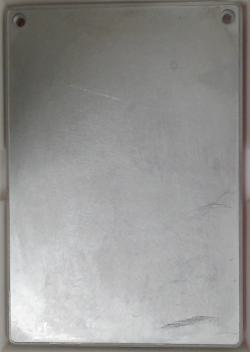
#> input picture ssd_frames/ssd_01.jpg, 250 x 352 px; its folder holds only this picture in this run
$ python final_project_main.py   (older library calls are emulated)
#> lines starting #> are read from the running program, lines starting #| are printed output that depends on the picture; after the words box and inside, x2 and y2 are one past the last pixel; in counts of white or black regions, pixels touching at a corner belong together
import cv2
import numpy as np
import matplotlib.pyplot as plt
import os
import glob

# ==========================================
# 1. UTILITIES & METRICS
# ==========================================

def create_combined_mask(shape, border_pct=0.05, corner_pct=0.15):
    """
    Creates a mask that zeros out borders (edge noise) and corners (screw holes).
    """
    h, w = shape[:2]
    mask = np.ones((h, w), dtype=np.float32)

    # 1. Mask Borders
    b_h, b_w = int(h * border_pct), int(w * border_pct)
    mask[0:b_h, :] = 0; mask[h-b_h:h, :] = 0
    mask[:, 0:b_w] = 0; mask[:, w-b_w:w] = 0

    # 2. Mask Corners
    c_h, c_w = int(h * corner_pct), int(w * corner_pct)
    mask[0:c_h, 0:c_w] = 0;       mask[0:c_h, w-c_w:w] = 0
    mask[h-c_h:h, 0:c_w] = 0;     mask[h-c_h:h, w-c_w:w] = 0

    return mask

def load_ssd_image(path):
#> called with path = './ssd_frames/ssd_01.jpg'
    img = cv2.imread(path)
#> img is the input picture: shape (352, 250, 3); mean B, G, R 146.2, 147.9, 148.6
    if img is None: return None, None
    gray = cv2.cvtColor(img, cv2.COLOR_BGR2GRAY)
    return img, gray

def compute_hr_far(pred_mask, gt_mask):
    """
    Computes Hit Rate (HR) and False Alarm Rate (FAR).
    """
    if gt_mask is None: return 0.0, 0.0

    if pred_mask.shape != gt_mask.shape:
        gt_mask = cv2.resize(gt_mask, (pred_mask.shape[1], pred_mask.shape[0]), interpolation=cv2.INTER_NEAREST)

    pred = (pred_mask > 0)
    gt = (gt_mask > 0)

    tp = np.logical_and(pred, gt).sum()
    fn = np.logical_and(~pred, gt).sum()
    fp = np.logical_and(pred, ~gt).sum()
    neg = (~gt).sum()

    hr = tp / (tp + fn + 1e-8)
    far = fp / (neg + 1e-8)
    return hr, far

def compute_confidence_score(saliency_map, prediction_mask):
    """
    Computes Contrast-to-Noise Ratio (CNR).
    """
    if np.sum(prediction_mask) == 0: return 0.0
    defect_pixels = saliency_map[prediction_mask > 0]
    bg_pixels = saliency_map[prediction_mask == 0]
    if len(bg_pixels) == 0: return 0.0

    # Avoid division by zero
    std_bg = np.std(bg_pixels)
    if std_bg < 1e-6: std_bg = 1e-6

    return (np.mean(defect_pixels) - np.mean(bg_pixels)) / std_bg

def classify_defect(cnr):
    """
    Classifies panel status based on Confidence Score.
    Returns: Status String, Color Tuple (R,G,B) for visualization.
    """
    if cnr < 1.5:
        return "CLEAN", (0, 255, 0) # Green
    elif cnr < 6.0:
        return "NOT SURE", (0, 255, 255) # Yellow
    else:
        return "SCRATCH DETECTED", (0, 0, 255) # Red

# ==========================================
# 2. BASELINE METHOD (Hou & Zhang 2007)
# ==========================================

def paper_baseline_method(gray, use_mask=False):
    """
    Strict implementation: Downsample to 64px -> SR -> Upsample.
    """
#> called with use_mask = True
    target_size = 64
    I = gray.astype(np.float32) / 255.0
    h, w = I.shape
#> h = 352; w = 250

    # 1. Downsample
    scale = target_size / float(min(h, w))
#> scale = 0.256
    new_h, new_w = int(round(h * scale)), int(round(w * scale))
#> new_h = 90; new_w = 64
    I_resized = cv2.resize(I, (new_w, new_h), interpolation=cv2.INTER_AREA)

    # Padding to ensure at least 64x64
    if new_h < target_size or new_w < target_size:
        pad_y = max(0, target_size - new_h)
        pad_x = max(0, target_size - new_w)
        I_resized = cv2.copyMakeBorder(I_resized, pad_y//2, pad_y-pad_y//2, pad_x//2, pad_x-pad_x//2, cv2.BORDER_REFLECT_101)

    # Center crop
    curr_h, curr_w = I_resized.shape
#> curr_h = 90; curr_w = 64
    y0, x0 = (curr_h - target_size) // 2, (curr_w - target_size) // 2
#> y0 = 13; x0 = 0
    I_crop = I_resized[y0:y0 + target_size, x0:x0 + target_size]

    # 2. Spectral Residual
    dft = np.fft.fft2(I_crop)
    log_amp = np.log(np.abs(dft) + 1e-8)
    spectral_residual = log_amp - cv2.blur(log_amp, (3, 3))
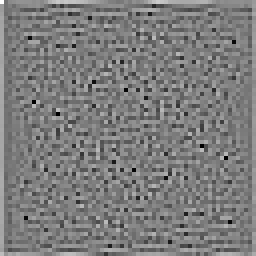
#> spectral_residual: shape (64, 64) float64 (shown 4 times larger); min -2.64, max 2.78, mean 0.0203; drawn with min black and max white

    # 3. Saliency Map
    saliency = np.abs(np.fft.ifft2(np.exp(spectral_residual + 1j * np.angle(dft)))) ** 2
    saliency = cv2.GaussianBlur(saliency, (0, 0), sigmaX=8, sigmaY=8)
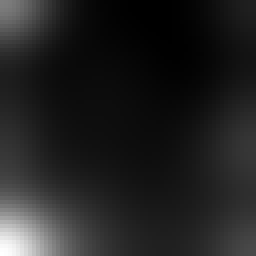
#> saliency: shape (64, 64) float64 (shown 4 times larger); min 0.000127, max 0.00195, mean 0.00037; drawn with min black and max white

    # 4. Upsample & Normalize
    saliency = (saliency - saliency.min()) / (saliency.max() - saliency.min() + 1e-8)
    saliency_full = cv2.resize(saliency, (w, h), interpolation=cv2.INTER_LINEAR)

    # 5. Apply Mask (Optional)
    if use_mask:
        c_mask = create_combined_mask(saliency_full.shape, border_pct=0.05, corner_pct=0.15)
        saliency_full = saliency_full * c_mask

    # 6. Threshold
    mask = (saliency_full > np.mean(saliency_full) * 3).astype(np.uint8)
#> mask: shape (352, 250); values 0 (black) and 1 (white), 4.7% white; 3 white regions, box (x1, y1, x2, y2) and area: (12, 234, 94, 335) 4030, (37, 17, 43, 34) 67, (12, 52, 23, 59) 49
    return saliency_full, mask

# ==========================================
# 3. IMPROVED METHOD (SR + Grad + Robust Threshold)
# ==========================================

def spectral_residual_map_improved(gray):
    I = cv2.bilateralFilter(gray.astype(np.float32)/255.0, 5, 10, 10)
    F = np.fft.fft2(I)
    mag = np.log(np.abs(F) + 1e-8)
    # Larger kernel (9x9) for better background suppression
    S = np.abs(np.fft.ifft2(np.exp((mag - cv2.blur(mag, (9, 9))) + 1j * np.angle(F))))
    S = (S - S.min()) / (S.max() - S.min() + 1e-8)
    return S

def oriented_gradient_map(gray):
    I = gray.astype(np.float32) / 255.0
    dx = cv2.Sobel(I, cv2.CV_32F, 1, 0, ksize=3)
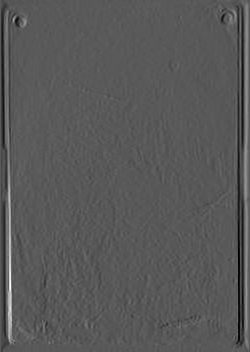
#> dx: shape (352, 250) float32; min -0.906, max 1.69, mean -0.00163; drawn with min black and max white
    dy = cv2.Sobel(I, cv2.CV_32F, 0, 1, ksize=3)
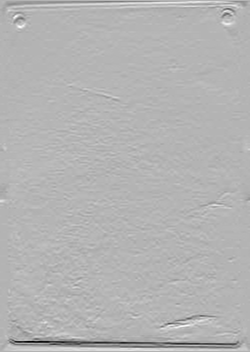
#> dy: shape (352, 250) float32; min -1.61, max 0.675, mean 0.00158; drawn with min black and max white
    G = np.zeros_like(I)
    for t in np.linspace(0, np.pi, 8, endpoint=False):
        resp = cv2.GaussianBlur(np.abs(np.cos(t)*dx + np.sin(t)*dy), (0,0), 1.0)
        G = np.maximum(G, resp)
    return (G - G.min()) / (G.max() - G.min() + 1e-8)

def defect_segmentation_improved(gray, sal_weight=0.6, grad_weight=0.4,
                                 k_std=3.5, area_min=60, use_mask=False):
    """
    Uses Statistical Thresholding (Mean + k*Std) to be robust on clean images.
    """
    # 1. Fuse Maps
    S = spectral_residual_map_improved(gray)
    G = oriented_gradient_map(gray)
    M = sal_weight * S + grad_weight * G
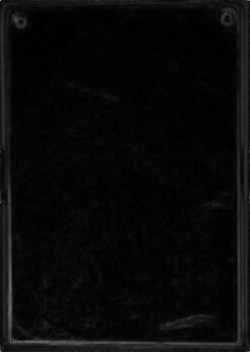
#> M: shape (352, 250) float64; min 0.000137, max 0.621, mean 0.0369
    M = (M - M.min()) / (M.max() - M.min() + 1e-8)

    # 2. Masking & Valid Pixel Extraction
    if use_mask:
        c_mask = create_combined_mask(M.shape, border_pct=0.05, corner_pct=0.15)
        M = M * c_mask
        valid_pixels = M[c_mask > 0]
    else:
        valid_pixels = M.flatten()

    # 3. Robust Thresholding
    threshold = np.mean(valid_pixels) + (k_std * np.std(valid_pixels))
#> threshold = 0.115
    if threshold > 1.0: threshold = 1.0

    mask = (M > threshold).astype(np.uint8)
#> mask: shape (352, 250); values 0 (black) and 1 (white), 1% white; 45 white regions (40 under 20 px), largest, box (x1, y1, x2, y2) and area: (159, 314, 213, 331) 411, (236, 92, 238, 300) 224, (38, 319, 51, 331) 68, (207, 201, 222, 207) 40, (12, 279, 13, 300) 21

    # 4. Clean up
    kernel = np.ones((3, 3), np.uint8)
    mask = cv2.morphologyEx(mask, cv2.MORPH_OPEN, kernel)
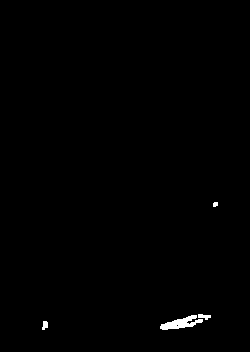
#> mask: shape (352, 250); values 0 (black) and 1 (white), 0.49% white; 4 white regions, box (x1, y1, x2, y2) and area: (160, 315, 203, 330) 320, (198, 314, 211, 320) 50, (42, 321, 48, 330) 41, (213, 202, 218, 207) 22
    mask = cv2.morphologyEx(mask, cv2.MORPH_CLOSE, kernel)
#> mask: shape (352, 250); values 0 (black) and 1 (white), 0.52% white; 3 white regions, box (x1, y1, x2, y2) and area: (160, 314, 211, 330) 397, (42, 321, 48, 330) 41, (213, 202, 218, 207) 22

    # 5. Size Filter
    num, labels, stats, _ = cv2.connectedComponentsWithStats(mask, connectivity=8)
#> labels: shape (352, 250) int32; 4 distinct labels, from 0 to 3
#> num = 4; stats = [[0, 0, 250, 352, 87540], [213, 202, 5, 5, 22], [160, 314, 51, 16, 397], [42, 321, 6, 9, 41]]
    cleaned = np.zeros_like(mask)
    for i in range(1, num):
        if stats[i, cv2.CC_STAT_AREA] >= area_min:
            cleaned[labels == i] = 1
#> cleaned: shape (352, 250); values 0 (black) and 1 (white), 0.45% white; 1 white region

    return M, cleaned

# ==========================================
# 4. MAIN EXECUTION
# ==========================================

if __name__ == "__main__":
    input_folder = "./ssd_frames"
    output_folder = "./ssd_results"

    # --- CONFIG ---
    K_STD = 3.5          # Robust sensitivity
    AREA_MIN = 60        # Minimum size to be considered a scratch
    ENABLE_MASK = True   # Ignore borders/corners

    if not os.path.exists(output_folder): os.makedirs(output_folder)

    image_files = sorted([f for f in glob.glob(os.path.join(input_folder, "*.*"))
                          if "_mask" not in f and f.lower().endswith(('.jpg', '.png'))])

    print(f"{'Filename':<20} | {'Baseline':<30} | {'Improved':<35} | {'Decision':<20}")
    print("-" * 115)

    for img_path in image_files:
        filename = os.path.basename(img_path)
        base_name = os.path.splitext(filename)[0]

        rgb_img, gray = load_ssd_image(img_path)
        if rgb_img is None: continue

        # GT Load
        gt_mask = None
        has_gt = False
        for m in [f"{base_name}_mask.png", f"{base_name}_mask.jpg"]:
            full_m = os.path.join(input_folder, m)
            if os.path.exists(full_m):
                gt_mask = cv2.resize(cv2.imread(full_m, 0), (gray.shape[1], gray.shape[0]), interpolation=cv2.INTER_NEAREST)
                has_gt = True

        # Run Algos
        base_heat, base_mask = paper_baseline_method(gray, use_mask=ENABLE_MASK)
        imp_heat, imp_mask = defect_segmentation_improved(gray, k_std=K_STD, area_min=AREA_MIN, use_mask=ENABLE_MASK)

        # Metrics
        cnr_score = compute_confidence_score(imp_heat, imp_mask)
#> in compute_confidence_score, `defect_pixels = saliency_map[prediction_mask > 0]`: defect_pixels = 397 values, max 0.367 at index 252, min 0.0864 at index 202, mean 0.181
#> in compute_confidence_score, `std_bg = np.std(bg_pixels)`: std_bg = 0.0224
#> cnr_score = 6.96
        status, status_color = classify_defect(cnr_score)
#> status = 'SCRATCH DETECTED'; status_color = (0, 0, 255)

        base_metric = "N/A"
        imp_metric_str = f"CNR:{cnr_score:.2f}"
#> imp_metric_str = 'CNR:6.96'

        if gt_mask is not None:
            hr_b, far_b = compute_hr_far(base_mask, gt_mask)
            hr_i, far_i = compute_hr_far(imp_mask, gt_mask)
            base_metric = f"HR:{hr_b:.2f}/FAR:{far_b:.3f}"
            imp_metric_str = f"HR:{hr_i:.2f}/FAR:{far_i:.3f} | CNR:{cnr_score:.2f}"

        print(f"{filename:<20} | {base_metric:<30} | {imp_metric_str:<35} | {status:<20}")
#| ssd_01.jpg           | N/A                            | CNR:6.96                            | SCRATCH DETECTED

        # ==========================================
        # 5. Visualization (Your requested 2x4 Grid)
        # ==========================================
        plt.figure(figsize=(15, 8))

        # 1. Input Image
        plt.subplot(2, 4, 1)
        plt.title(f"Input: {filename}\nStatus: {status}", fontsize=10, color='blue')
        plt.imshow(gray, cmap='gray')
        plt.axis('off')

        # 2. Baseline Heatmap
        plt.subplot(2, 4, 2)
        plt.title("Baseline Heatmap", fontsize=10)
        plt.imshow(base_heat, cmap='inferno')
        plt.axis('off')

        # 3. Improved Heatmap
        plt.subplot(2, 4, 3)
        plt.title(f"Imp Heatmap\nCNR: {cnr_score:.2f}", fontsize=10)
        plt.imshow(imp_heat, cmap='inferno')
        plt.axis('off')

        # 4. Improved Detections (Red Contours on RGB)
        vis_imp = cv2.cvtColor(rgb_img.copy(), cv2.COLOR_BGR2RGB)
        cnts, _ = cv2.findContours(imp_mask, cv2.RETR_EXTERNAL, cv2.CHAIN_APPROX_SIMPLE)
#> cnts = 1 contour; box (x1, y1, x2, y2) and area: (160, 314, 211, 330) 351
        cv2.drawContours(vis_imp, cnts, -1, (255, 0, 0), 2)
#> vis_imp: shape (352, 250, 3); mean R, G, B 148.9, 147.2, 145.5
        plt.subplot(2, 4, 4)
        plt.title("Improved Detections", fontsize=10)
        plt.imshow(vis_imp)
        plt.axis('off')

        # 5. Ground Truth
        plt.subplot(2, 4, 5)
        plt.title("Ground Truth", fontsize=10)
        if has_gt:
            plt.imshow(gt_mask, cmap='gray')
        else:
            plt.imshow(np.zeros_like(gray), cmap='gray')
            plt.text(gray.shape[1]//4, gray.shape[0]//2, "No GT", color='white', fontsize=12)
        plt.axis('off')

        # 6. Baseline Mask
        plt.subplot(2, 4, 6)
        plt.title(f"Baseline Mask\n{base_metric}", fontsize=10)
        plt.imshow(base_mask, cmap='gray')
        plt.axis('off')

        # 7. Improved Mask
        plt.subplot(2, 4, 7)
        plt.title(f"Improved Mask\n{imp_metric_str}", fontsize=9)
        plt.imshow(imp_mask, cmap='gray')
        plt.axis('off')

        # 8. Empty Slot or Logo (Optional)
        plt.subplot(2, 4, 8)
        plt.axis('off')

        plt.tight_layout()
        plt.savefig(os.path.join(output_folder, f"result_{base_name}.png"))
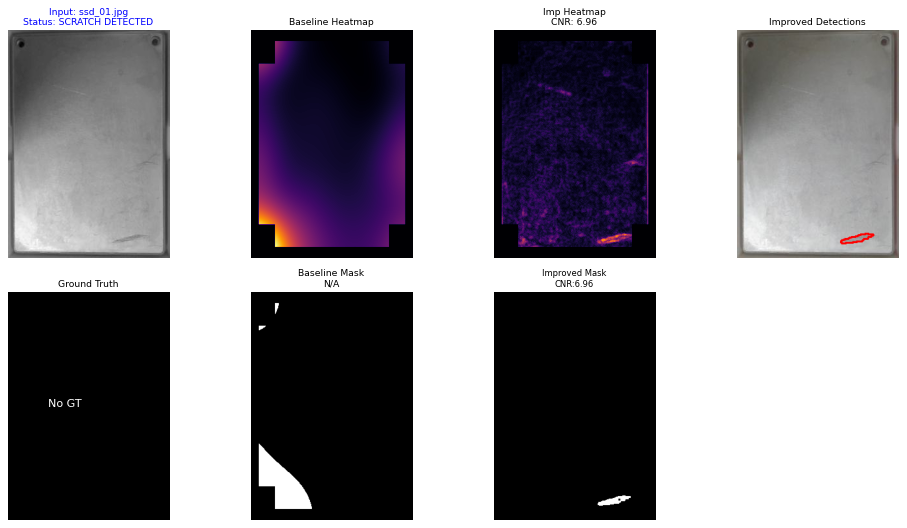
#> figure drawn by matplotlib, 7 panels
        plt.close()

    print("-" * 115)
    print(f"Done! Results saved in {output_folder}")

$ run again, on ssd_frames/ssd_05.jpg
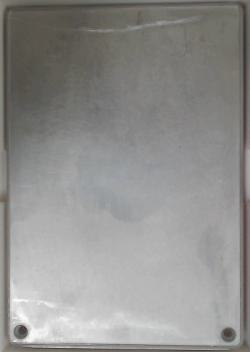
#> input picture ssd_frames/ssd_05.jpg, 250 x 352 px
#> in load_ssd_image, img is the input picture: shape (352, 250, 3); mean B, G, R 141.4, 143.5, 144.2
#> threshold = 0.0827
#> labels: shape (352, 250) int32; 10 distinct labels, from 0 to 9
#> num = 10; stats = [[0, 0, 250, 352, 87253], [128, 17, 59, 14, 363], [86, 27, 28, 7, 166], [12, 281, 3, 5, 15], [12, 297, 10, 3, 30], [39, 299, 16, 10, 107], [59, 315, 8, 4, 29], [90, 320, 3, 3, 9], [37, 327, 5, 4, 19], [46, 332, 3, 3, 9]]
#> after the loop in defect_segmentation_improved, `for i in range(1, num):`:
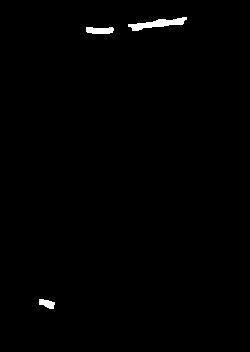
#> cleaned: shape (352, 250); values 0 (black) and 1 (white), 0.72% white; 3 white regions
#> defect_pixels = 636 values, max 0.253 at index 430, min 0.0677 at index 186, mean 0.13
#> std_bg = 0.0149
#> cnr_score = 7.55
#> status = 'SCRATCH DETECTED'; status_color = (0, 0, 255)
#> imp_metric_str = 'CNR:7.55'
#| ssd_05.jpg           | N/A                            | CNR:7.55                            | SCRATCH DETECTED
#> cnts = 3 contours; box (x1, y1, x2, y2) and area: (128, 17, 187, 31) 300, (86, 27, 114, 34) 134, (39, 299, 55, 309) 86
#> `cv2.drawContours(vis_imp, cnts, -1, (255, 0, 0), 2)`:
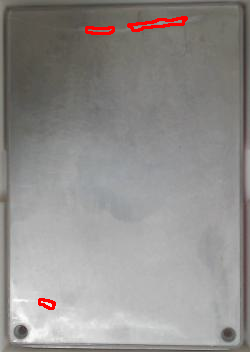
#> vis_imp: shape (352, 250, 3); mean R, G, B 145.2, 142.4, 140.4

$ run again, on ssd_frames/ssd_07.jpg
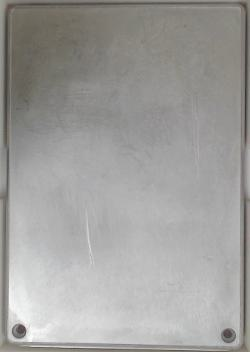
#> input picture ssd_frames/ssd_07.jpg, 250 x 352 px
#> in load_ssd_image, img is the input picture: shape (352, 250, 3); mean B, G, R 156, 158.3, 159.3
#> threshold = 0.0927
#> in defect_segmentation_improved, `mask = cv2.morphologyEx(mask, cv2.MORPH_OPEN, kernel)`:
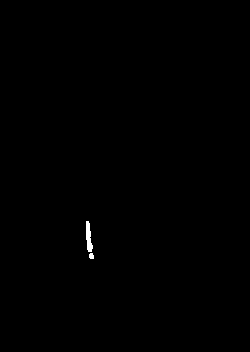
#> mask: shape (352, 250); values 0 (black) and 1 (white), 0.19% white; 2 white regions, box (x1, y1, x2, y2) and area: (86, 221, 93, 252) 141, (89, 253, 94, 259) 26
#> labels: shape (352, 250) int32; values 0 (black) and 1 (white), 0.2% white; 1 white region
#> num = 2; stats = [[0, 0, 250, 352, 87828], [86, 221, 8, 38, 172]]
#> defect_pixels = 172 values, max 0.48 at index 114, min 0.0679 at index 145, mean 0.175
#> std_bg = 0.0188
#> cnr_score = 8.04
#> status = 'SCRATCH DETECTED'; status_color = (0, 0, 255)
#> imp_metric_str = 'CNR:8.04'
#| ssd_07.jpg           | N/A                            | CNR:8.04                            | SCRATCH DETECTED
#> cnts = 1 contour; box (x1, y1, x2, y2) and area: (86, 221, 94, 259) 132
#> `cv2.drawContours(vis_imp, cnts, -1, (255, 0, 0), 2)`:
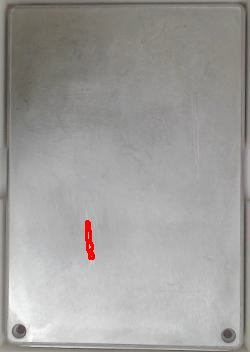
#> vis_imp: shape (352, 250, 3); mean R, G, B 159.5, 157.8, 155.5

$ run again, on ssd_frames/ssd_02.jpg
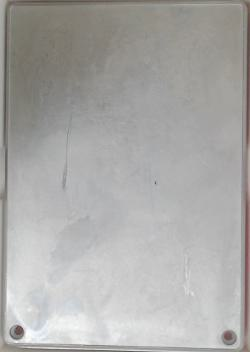
#> input picture ssd_frames/ssd_02.jpg, 250 x 352 px
#> in load_ssd_image, img is the input picture: shape (352, 250, 3); mean B, G, R 167.5, 169.5, 170.4
#> threshold = 0.0953
#> labels: shape (352, 250) int32; 8 distinct labels, from 0 to 7
#> num = 8; stats = [[0, 0, 250, 352, 87673], [65, 130, 5, 8, 32], [61, 164, 8, 24, 133], [153, 179, 5, 7, 31], [185, 259, 4, 4, 14], [184, 271, 5, 6, 26], [187, 292, 7, 4, 25], [37, 319, 12, 14, 66]]
#> defect_pixels = 199 values, max 0.262 at index 118, min 0.079 at index 56, mean 0.145
#> std_bg = 0.0198
#> cnr_score = 6.15
#> status = 'SCRATCH DETECTED'; status_color = (0, 0, 255)
#> imp_metric_str = 'CNR:6.15'
#| ssd_02.jpg           | N/A                            | CNR:6.15                            | SCRATCH DETECTED
#> cnts = 2 contours; box (x1, y1, x2, y2) and area: (61, 164, 69, 188) 105, (37, 319, 49, 333) 48
#> `cv2.drawContours(vis_imp, cnts, -1, (255, 0, 0), 2)`:
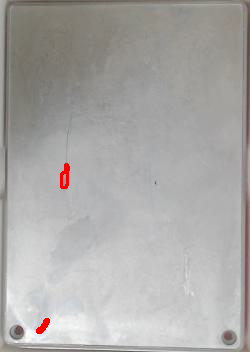
#> vis_imp: shape (352, 250, 3); mean R, G, B 170.6, 168.9, 166.9
